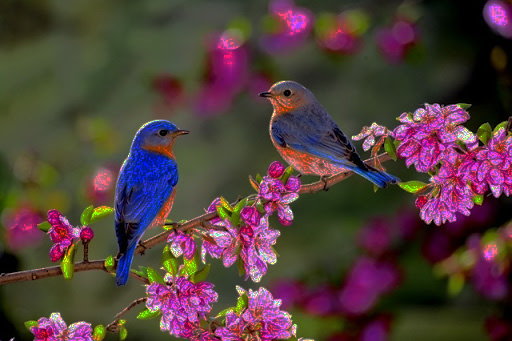
#> input picture data/birds.jpg, 512 x 341 px, given in place of woman.jpg, which was not available
$ python main.py
#> lines starting #> are read from the running program, lines starting #| are printed output that depends on the picture; after the words box and inside, x2 and y2 are one past the last pixel; in counts of white or black regions, pixels touching at a corner belong together; pictures that were not available may be replaced by others from this repository, and a replacement may not be noted
#> (reads data/info.csv from the repository)
#> in readIMG, self.image is the input picture: shape (341, 512, 3); mean B, G, R 60.4, 62.2, 82.5
### image_enhancer.py
# Your imports here
import os
import cv2
import numpy as np
from PIL import ImageOps, Image


class ImageEnhancer:
    def __init__(self):
        self.count1 = 1
        self.count2 = 1

    def ChangeCOLOR(self,image):

        alpha = 1.85 # Contrast control (1.0-3.0)
        beta = 0 # Brightness control (0-100)
        manual_result = cv2.convertScaleAbs(image, alpha=alpha, beta=beta)
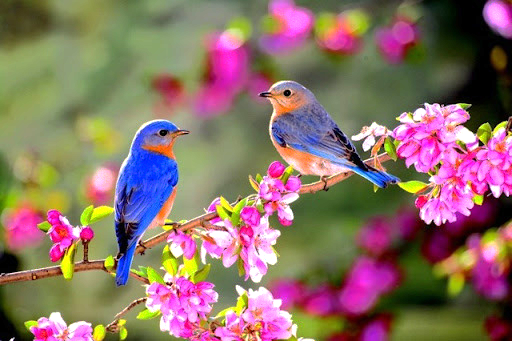
#> manual_result: shape (341, 512, 3); mean B, G, R 104.1, 113.5, 140.3

        # text
        cv2.putText(manual_result,'after', (17,28), cv2.FONT_HERSHEY_SIMPLEX, 0.8, (255, 255, 255), 2, lineType=cv2.LINE_AA)
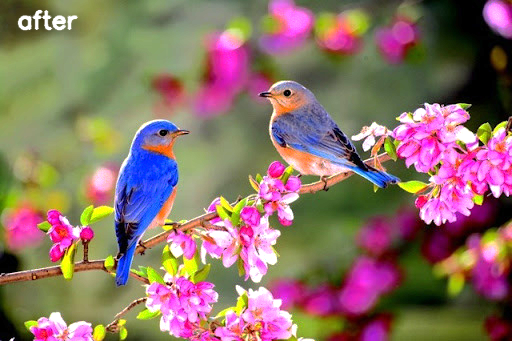
#> manual_result: shape (341, 512, 3); 0.45% of pixels changed, all inside (x1, y1, x2, y2) = (17, 9, 79, 31)
        cv2.putText(image,'before', (17,28), cv2.FONT_HERSHEY_SIMPLEX, 0.8, (255, 255, 255), 2, lineType=cv2.LINE_AA)
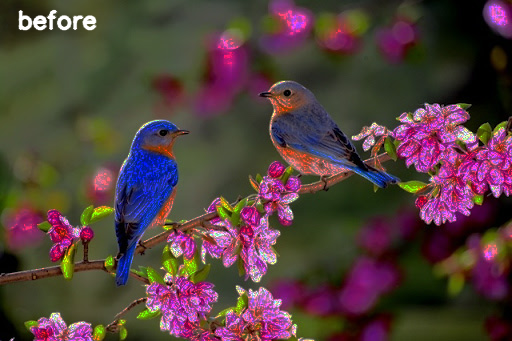
#> image: shape (341, 512, 3); 0.61% of pixels changed, all inside (x1, y1, x2, y2) = (18, 9, 97, 31)

        # Stacking the original image with the enhanced image (before/after)
        result = np.hstack((image, manual_result))
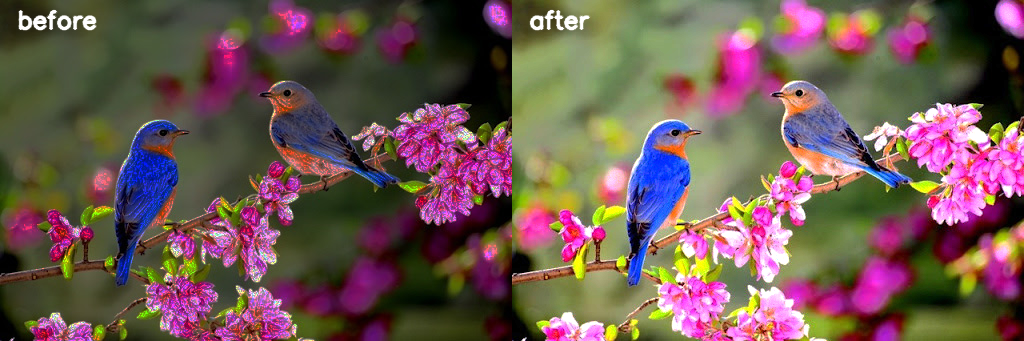
#> result: shape (341, 1024, 3); mean B, G, R 83, 88.5, 112.1

        return result, manual_result


    def readIMG(self,path,show=True,SingResults=False):
        #1.read image
        Path = f"./data/{path}"
        self.image = cv2.imread(Path)

        #2.change color
        result, single_result = self.ChangeCOLOR(self.image)

        #3.make folder to save results
        if not os.path.exists('Results'):
            os.mkdir('Results')
        if not os.path.exists('Single-Results-Gray'):
            os.mkdir('Single-Results-Gray')

        #4.save image
        if SingResults:
            #save for gray image
            cv2.imwrite(os.path.join('Single-Results-Gray',f'Single_img_Gray_{self.count1}.jpg'), single_result)

        #5.show image
        if show:
            # save for RGB image
            cv2.imwrite(os.path.join('Results',f'Images_{self.count1}.jpg'), result)
            cv2.imshow("Result", result)
            cv2.waitKey(0)
            cv2.destroyAllWindows()
        self.count1 += 1

class ImageEnhancerGray(ImageEnhancer):
    def __init__(self):
        self.count1 = 1
        self.count2 = 1

    def readIMG_Gray(self,path):
        self.readIMG(path,show=False,SingResults=True)

        single_img = Image.open(f'./Single-Results-Gray/Single_img_Gray_{self.count2}.jpg')
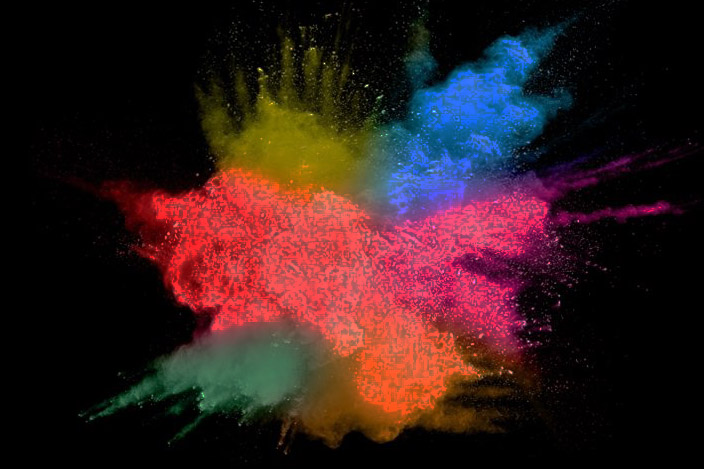
#> input picture data/colors.jpg, 704 x 469 px, given in place of Single_img_Gray_1.jpg, which was not available
#> single_img is the input picture: PIL image 704x469 RGB; mean R, G, B 52.2, 28.8, 29.2

        single_img = ImageOps.autocontrast(single_img, cutoff=40)
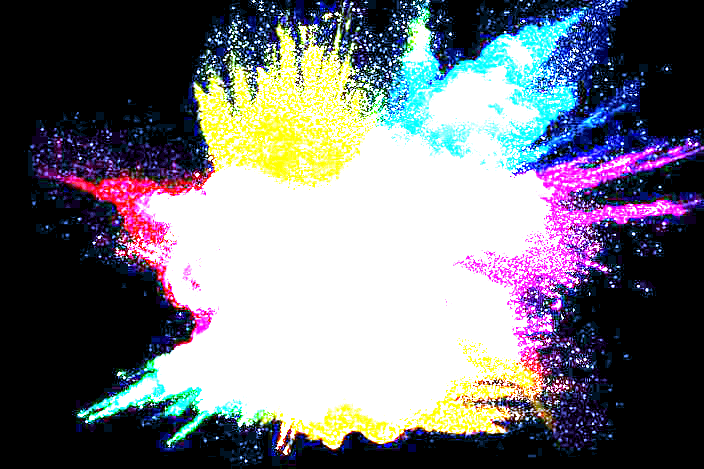
#> single_img: PIL image 704x469 RGB; mean R, G, B 115.5, 116.1, 122.7
#> (the run stopped early here; a loop or call above may not have finished)
